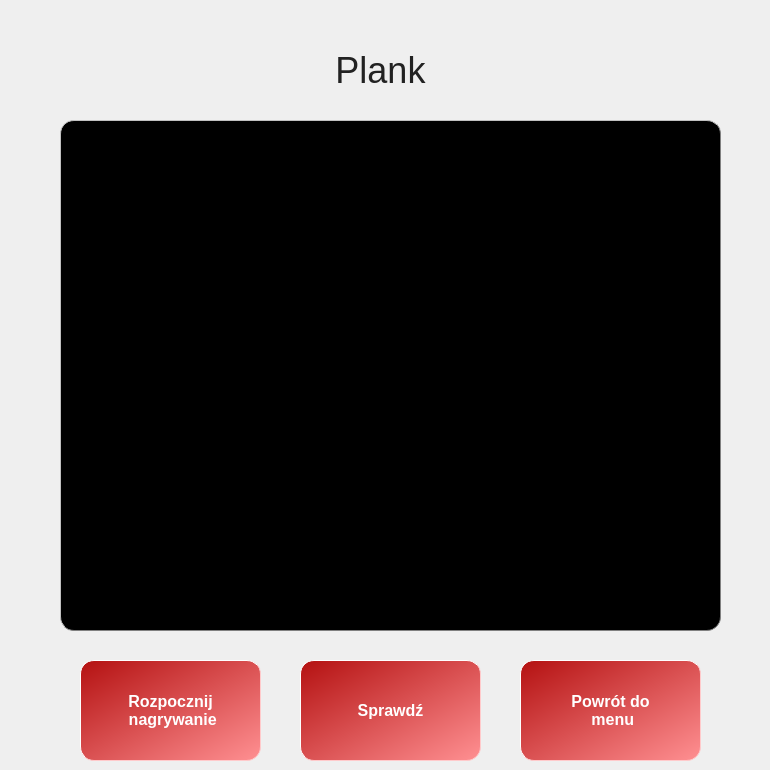
    <widget class="QWidget" name="page_4">
     <widget class="QLabel" name="label_4">
      <property name="geometry">
       <rect>
        <x>0</x>
        <y>40</y>
        <width>761</width>
        <height>61</height>
       </rect>
      </property>
      <property name="font">
       <font>
        <pointsize>-1</pointsize>
       </font>
      </property>
      <property name="styleSheet">
       <string notr="true">QLabel{

text-align: center;
font-size: 36px;
color: #222;
text-shadow: 0px 2px 3px black;
}


</string>
      </property>
      <property name="text">
       <string>Plank</string>
      </property>
      <property name="alignment">
       <set>Qt::AlignCenter</set>
      </property>
     </widget>
     <widget class="QLabel" name="image_label_2">
      <property name="geometry">
       <rect>
        <x>60</x>
        <y>120</y>
        <width>661</width>
        <height>511</height>
       </rect>
      </property>
      <property name="autoFillBackground">
       <bool>false</bool>
      </property>
      <property name="styleSheet">
       <string notr="true">
background-color: black;
color:white;
border-style: outset;
border-width:1px;
border-radius:14px;
border-color:gray;
font:bold 16px;
padding:10px</string>
      </property>
      <property name="lineWidth">
       <number>3</number>
      </property>
      <property name="midLineWidth">
       <number>2</number>
      </property>
      <property name="text">
       <string/>
      </property>
     </widget>
     <widget class="QPushButton" name="pushButton_10">
      <property name="geometry">
       <rect>
        <x>80</x>
        <y>660</y>
        <width>181</width>
        <height>101</height>
       </rect>
      </property>
      <property name="styleSheet">
       <string notr="true">QPushButton{
background-color:rgb(255, 144, 146);
background-color: qlineargradient(spread:pad, x1:0, y1:0, x2:1, y2:1, stop:0 rgb(180, 17, 17), stop:1 rgba(255, 144, 146));
color:white;
border-style: outset;
border-width:1px;
border-radius:14px;
border-color:rgb(255, 202, 203);
font:bold 16px;
padding:10px;
}
QPushButton:hover {   
background-color:rgb(255, 144, 146);
background-color: qlineargradient(spread:pad, x1:0, y1:0, x2:1, y2:1, stop:0 rgba(255, 144, 146), stop:1 rgba(180, 17, 17));
color:white;
border-style: outset;
border-width:1px;
border-radius:14px;
border-color:rgb(255, 202, 203);
font:bold 18px;
padding:10px;
}

QPushButton:pressed {   
background-color:rgb(255, 144, 146);
color:white;
border-style: outset;
border-width:2px;
border-radius:14px;
border-color:rgb(180, 17, 17);
font:bold 16px;
padding:10px;
}
</string>
      </property>
      <property name="text">
       <string>Rozpocznij 
 nagrywanie</string>
      </property>
     </widget>
     <widget class="QPushButton" name="pushButton_11">
      <property name="geometry">
       <rect>
        <x>300</x>
        <y>660</y>
        <width>181</width>
        <height>101</height>
       </rect>
      </property>
      <property name="font">
       <font>
        <pointsize>-1</pointsize>
        <weight>75</weight>
        <italic>false</italic>
        <bold>true</bold>
       </font>
      </property>
      <property name="styleSheet">
       <string notr="true">QPushButton{
background-color:rgb(255, 144, 146);
background-color: qlineargradient(spread:pad, x1:0, y1:0, x2:1, y2:1, stop:0 rgb(180, 17, 17), stop:1 rgba(255, 144, 146));
color:white;
border-style: outset;
border-width:1px;
border-radius:14px;
border-color:rgb(255, 202, 203);
font:bold 16px;
padding:10px;
}
QPushButton:hover {   
background-color:rgb(255, 144, 146);
background-color: qlineargradient(spread:pad, x1:0, y1:0, x2:1, y2:1, stop:0 rgba(255, 144, 146), stop:1 rgba(180, 17, 17));
color:white;
border-style: outset;
border-width:1px;
border-radius:14px;
border-color:rgb(255, 202, 203);
font:bold 18px;
padding:10px;
}

QPushButton:pressed {   
background-color:rgb(255, 144, 146);
color:white;
border-style: outset;
border-width:2px;
border-radius:14px;
border-color:rgb(180, 17, 17);
font:bold 16px;
padding:10px;
}
</string>
      </property>
      <property name="text">
       <string>Sprawdź</string>
      </property>
     </widget>
     <widget class="QPushButton" name="pushButton_12">
      <property name="geometry">
       <rect>
        <x>520</x>
        <y>660</y>
        <width>181</width>
        <height>101</height>
       </rect>
      </property>
      <property name="styleSheet">
       <string notr="true">QPushButton{
background-color:rgb(255, 144, 146);
background-color: qlineargradient(spread:pad, x1:0, y1:0, x2:1, y2:1, stop:0 rgb(180, 17, 17), stop:1 rgba(255, 144, 146));
color:white;
border-style: outset;
border-width:1px;
border-radius:14px;
border-color:rgb(255, 202, 203);
font:bold 16px;
padding:10px;
}
QPushButton:hover {   
background-color:rgb(255, 144, 146);
background-color: qlineargradient(spread:pad, x1:0, y1:0, x2:1, y2:1, stop:0 rgba(255, 144, 146), stop:1 rgba(180, 17, 17));
color:white;
border-style: outset;
border-width:1px;
border-radius:14px;
border-color:rgb(255, 202, 203);
font:bold 18px;
padding:10px;
}

QPushButton:pressed {   
background-color:rgb(255, 144, 146);
color:white;
border-style: outset;
border-width:2px;
border-radius:14px;
border-color:rgb(180, 17, 17);
font:bold 16px;
padding:10px;
}
</string>
      </property>
      <property name="text">
       <string>Powrót do 
 menu</string>
      </property>
     </widget>
    </widget>
